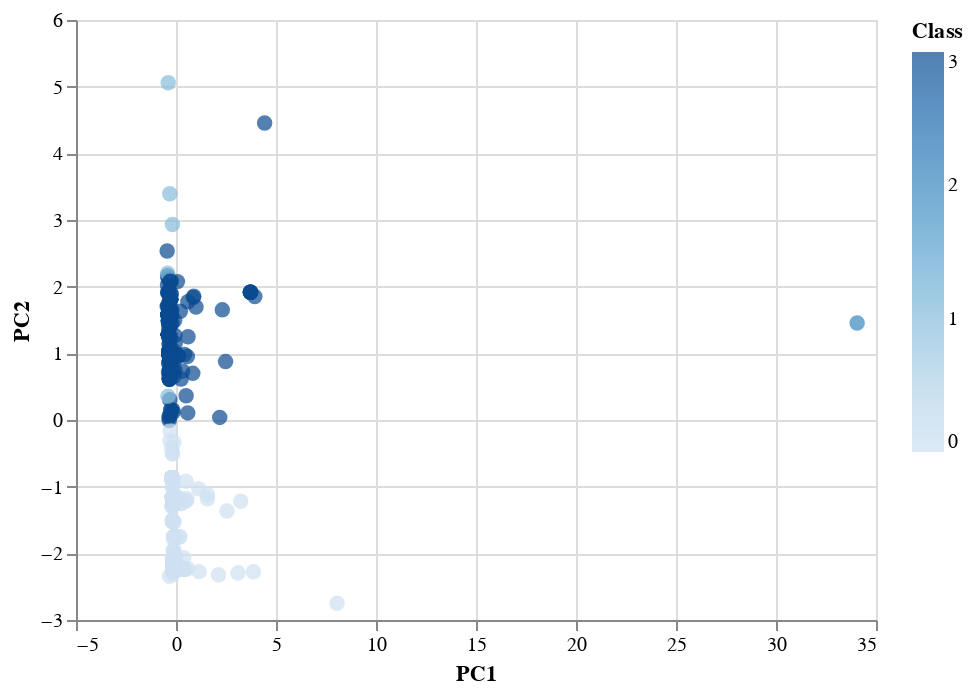

Notebook source saved alongside this figure:
### Markdown cell above
### Visualizing Results

#### 3D-Scatter with Clusters

### Code cell
# Create a 3D-Scatter with the PCA data and the clusters
alt.Chart(clustered_df).mark_circle(size=60).encode(
                x='PC1', 
                y='PC2', 
                color='Class',
                tooltip=["CoinName", "Algorithm", 
                    "TotalCoinsMined", "TotalCoinSupply"]).interactive()

### Figure 1 — Vega-Lite specification as saved in the notebook (floating-point values rounded to 4 significant figures; data arrays with more than 128 entries replaced by an {"elided": "..."} marker saying what was removed)
{"config": {"view": {"continuousWidth": 400, "continuousHeight": 300}}, "data": {"name": "data-029025909b1bcde916ec8a0a19c0af4f"}, "mark": {"type": "circle", "size": 60}, "encoding": {"color": {"type": "quantitative", "field": "Class"}, "tooltip": [{"type": "nominal", "field": "CoinName"}, {"type": "nominal", "field": "Algorithm"}, {"type": "quantitative", "field": "TotalCoinsMined"}, {"type": "nominal", "field": "TotalCoinSupply"}], "x": {"type": "quantitative", "field": "PC1"}, "y": {"type": "quantitative", "field": "PC2"}}, "selection": {"selector004": {"type": "interval", "bind": "scales", "encodings": ["x", "y"]}}, "$schema": "https://vega.github.io/schema/vega-lite/v4.8.1.json", "datasets": {"data-029025909b1bcde916ec8a0a19c0af4f": {"elided": "532 records"}}}
